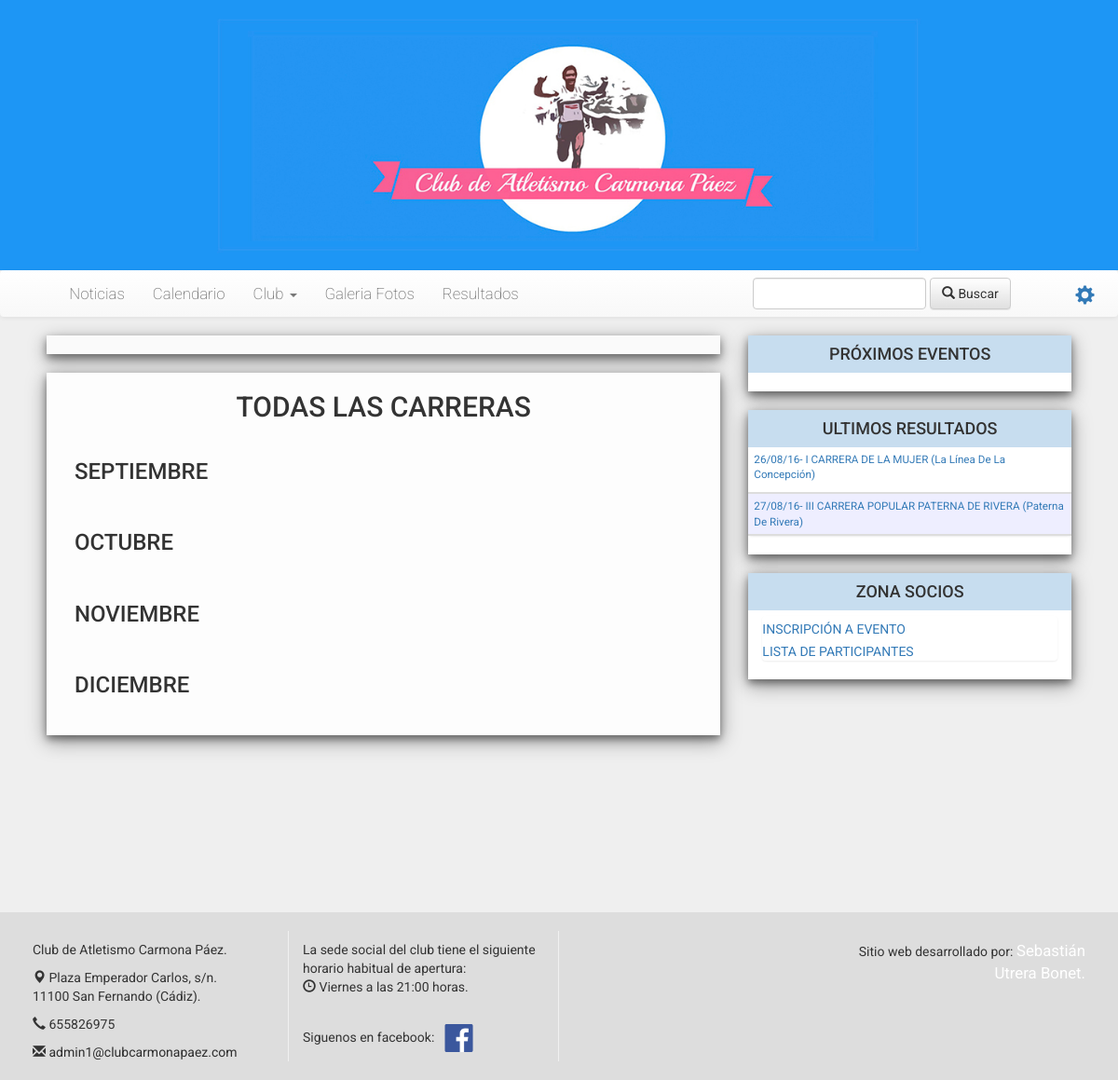
The app's page /calendario, older data.
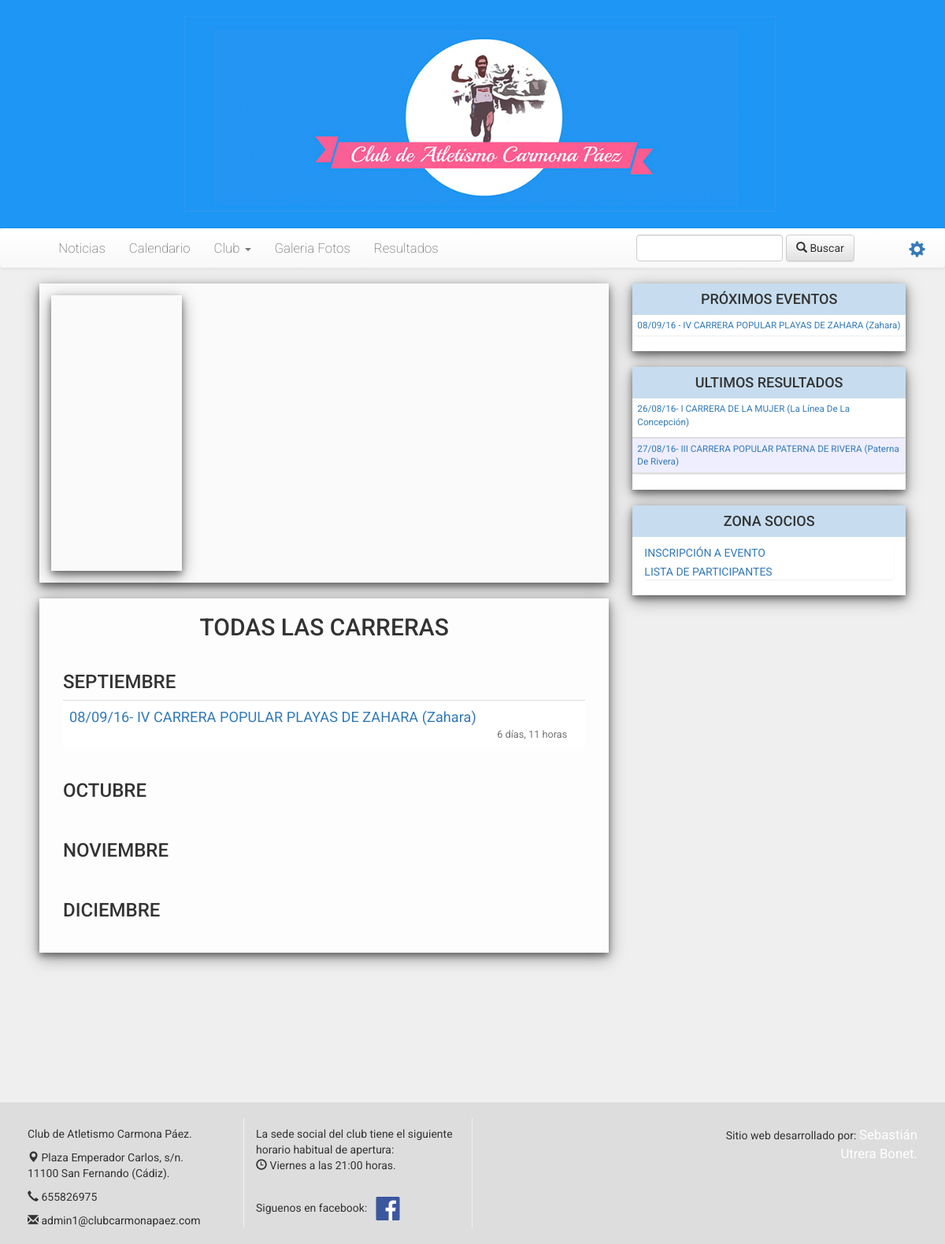
The same page, newer data.
### clubcarmona/models.py (models this page shows, shortened)
class Carrera(models.Model):
	titulo = models.CharField(max_length=250)
	fecha = models.DateTimeField(default=timezone.now)
	foto = models.ImageField(upload_to='static/img/proximosEventos', default="nofoto.jpg", null=True)
	texto = RichTextField(max_length=99999999,blank=True, null=True)
	link = models.CharField(max_length=200, blank=True, null=True)
	ciudad = models.CharField(max_length=200, blank=True, null=True)
	provicia = models.CharField(max_length=200, default='Cádiz')
	distancia = models.IntegerField(blank=True, null=True)
	precio = models.FloatField(default=0, blank=True, null=True)
	tipo = models.ForeignKey(Tipo)
	galeria_fotos_1 = models.CharField(max_length=9999, null=True, blank=True)
	galeria_fotos_2 = models.CharField(blank=True, null=True,max_length=9999)
	galeria_fotos_3 = models.CharField(blank=True, null=True,max_length=9999)
	resultado = models.FileField(upload_to='static/resultados', null=True, blank=True)

### clubcarmona/views.py (the view)
# urls.py: url(r'^calendario$', views.calendario, name='calendario'),
def calendario(request):
    proximos = Carrera.objects.filter(fecha__gte=datetime.today())[:7]
    hoy = timezone.datetime.today()
    carreras = Carrera.objects.all().order_by('fecha')
    car = Carrera.objects.filter(fecha__gte=hoy).order_by('fecha')[:4]
    mes = {1:"ENERO",2:"FEBRERO",3:"MARZO",4:"ABRIL",5:"MAYO",6:"JUNIO",7:"JULIO",8:"AGOSTO",9:"SEPTIEMBRE",int(10):"OCTUBRE",int(11):"NOVIEMBRE",int(12):"DICIEMBRE"}
    dias = timezone.datetime.today()+timedelta(days=90)
    d = timezone.datetime.today()+timedelta(days=10)
    return render(request, 'Club/calendario.html',{
            'hoy'     : hoy,
            'proximos':proximos,
            'carreras':carreras,
            'car':car,
            'mes':mes,
            'dias':dias,
            'd':d
    })

### clubcarmona/templates/Club/calendario.html (shortened to what this page needs)
{% extends 'Club/plantilla.html' %}
{% load staticfiles %}
{% block content %}
    <div class="col-lg-12 col-md-12 col-xs-12 pull-left polaroid" style="margin-bottom: 20px; padding: 10px;">
        {% for carrera in car %}
                <a href="carrera/{{ carrera.id }}" style="text-decoration: none;">
                    <div class="col-lg-3 col-md-3 col-sm-4 col-xs-12"
                         style="text-align: center;padding:0 5px; margin: 5px auto;">
                        <div class="polaroid">
                            <div class="img-responsive"
                                 style="background-image: url({{ carrera.foto }});background-repeat: no-repeat; background-size: cover; background-position: top; height: 25em;">
                            </div>
                        </div>
                    </div>
                </a>
        {% endfor %}
    </div>
    <div class="col-lg-12 col-xs-12 pull-left"
         style="background-color: rgba(255, 255, 255, 0.90); margin-bottom: 80px; padding-bottom: 10px; box-shadow: 0 4px 8px 0 rgba(0, 0, 0, 0.4), 0 6px 20px 0 rgba(0, 0, 0, 0.4);">
        <div>
            <h2 style="text-align: center;padding-bottom: 10px; cursor: default">TODAS LAS CARRERAS</h2>
            {% for i in mes.items %}
                {% if i|first >= hoy.month %}
                    <div class="col-lg-12">
                        <h3 style="text-align: left; cursor: default">{{ i|last }}</h3>
                        <table class="list table">
                            {% for carrera in carreras %}
                                {% if carrera.fecha.month == i|first and carrera.fecha.date >= hoy.date %}
                                    <tr class="table" style="background-color:{% cycle 'white' '#eef' %}">
                                        <td style="color: rgba(50, 50, 50, 0.96); font-size: 1.3em;" class="col-lg-12">
                                              <a href="{{ carrera.resultado }}">{{ carrera.fecha|date:'d/m/y' }}- {{ carrera.titulo|upper }}
                                            {% if carrera.ciudad != '' %}
                                                ({{ carrera.ciudad|title }})
                                            {% endif %}</a>
                                            <spam class="col-lg-3 pull-right"
                                                  style="opacity: 0.7; font-size: 0.7em; text-align: right;">{{ carrera.fecha|timeuntil }}</spam>
                                        </td>
                                    </tr>
                                {% endif %}
                            {% endfor %}
                        </table>
                    </div>
                {% endif %}
            {% endfor %}
        </div>
    </div>
{% endblock %}

### clubcarmona/templates/Club/plantilla.html (shortened to what the changed rows need)
{% load staticfiles %}
<!DOCTYPE html>
<html lang="es">
<head>
    <link href="{% static 'css/bootstrap.min.css' %}" rel="stylesheet">
    <link href="{% static 'css/bootstrap-theme.min.css' %}" media="screen" rel="stylesheet" type="text/css">
    <link rel="stylesheet" href="//netdna.bootstrapcdn.com/bootstrap/3.1.0/css/bootstrap.min.css">
    <link rel="stylesheet" href="//netdna.bootstrapcdn.com/bootstrap/3.1.0/css/bootstrap-theme.min.css">
    <link href="{% static 'css/style.css' %}" media="screen" rel="stylesheet" type="text/css">
</head>
<body style="background-color:#efefef; background-size: cover;" id="inicio">
<div class="container-fluid" id="bloque"
     style="background-color:transparent;   background-size: contain; padding: 20px; margin-top: 5px; margin-bottom: 90px; min-height: 382px; border: none">
    <div class="col-lg-12 col-md-12" style="margin-top:20px">
        <div class="col-lg-4 col-md-4 col-xs-12 col-xs-offset-0 pull-right" id="menu2" style="padding-bottom: 20px">
            <div class="col-lg-12 col-md-12 col-xs-12 polaroid" style="background-color: white; padding:0 0 0px 0">
                <div class="col-lg-12" style="padding:0px; font-size: smaller ">
                    <ul class=" list-group">
                        {% for carrera in proximos %}
                            {% if carrera.fecha.date >= hoy.date and carrera.resultado == ''  %}
                                    <li class="list-unstyled" style="vertical-align: middle;background-color: {% cycle 'white' '#eef' %}; padding: 5px 6px">
                                        <a href="../carrera/{{ carrera.id }}">{{ carrera.fecha|date:'d/m/y' }}
                                            - {{ carrera.titulo|upper }}
                                            {% if carrera.ciudad != '' %}
                                                ({{ carrera.ciudad|title }})
                                            {% endif %}
                                        </a>
                                    </li>
                            {% endif %}
                        {% endfor %}
                    </ul>
                </div>
            </div>
            <div class="col-lg-12 col-md-12 col-xs-12 polaroid"
                 style="background-color: white; margin:  20px 0; padding: 0 0 0px 0">
                <div class="col-lg-12" style="padding:0px; font-size: smaller">
                    <ul class=" list-group">
                        {% for r in carreras %}
                            {% if r.resultado != '' and r.fecha.date <= hoy.date %}
                                    <li class="list-unstyled" style="vertical-align: middle;background-color: {% cycle 'white' '#eef' %}; padding: 5px 6px">
                                        <a href="{{ r.resultado }}">{{ r.fecha|date:'d/m/y' }}- {{ r.titulo|upper }}
                                            {% if r.ciudad != '' %}
                                                ({{ r.ciudad|title }})
                                            {% endif %}
                                        </a>
                                    </li>
                                    {% if forloop.last != True %}
                                        <hr style="padding: 0px; border: 1px solid #ddd;  margin:{% cycle '5px 0 0 0' '0 0 5px 0' %}">
                                    {% endif %}
                            {% endif %}
                        {% endfor %}
                    </ul>
                </div>
            </div>
        </div>
        <div class="col-lg-8 col-md-8 col-xs-12 pull-left">
            {% block content %}
            {% endblock %}
        </div>
    </div>
</div>
</body>

Row changes from the older to the newer data that the page shows:
now on this page (row edited): Carrera: fecha "08/09/16", titulo "IV CARRERA POPULAR PLAYAS DE ZAHARA", ciudad "Zahara", fecha "6 días, 11 horas"
